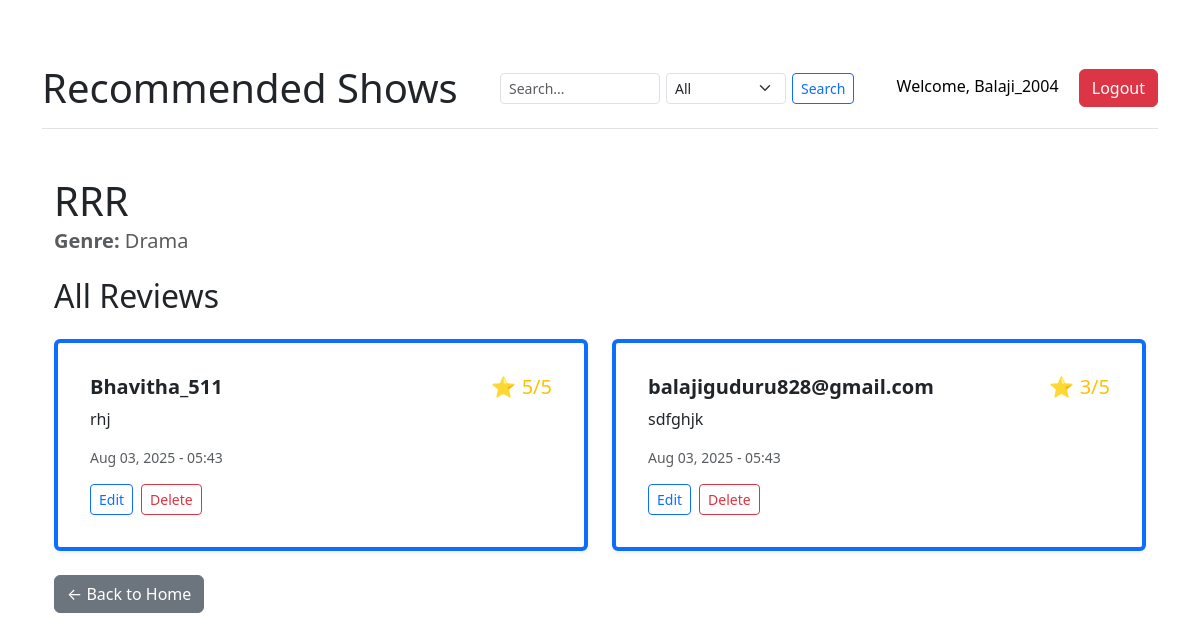
/reviews/1/ (signed in), run on the app's committed database.
### Recommendation/models.py (models this page shows, shortened)
class Show(models.Model):
    SHOW_TYPE_CHOICES = (
        ('Movie', 'Movie'),
        ('TV', 'TV Show'),
    )
    title = models.CharField(max_length=200)
    description = models.TextField()
    genre = models.CharField(max_length=100)
    show_type = models.CharField(max_length=10, choices=SHOW_TYPE_CHOICES)

class Review(models.Model):
    user = models.ForeignKey(User, on_delete=models.CASCADE)
    show = models.ForeignKey(Show, on_delete=models.CASCADE)
    review_text = models.TextField()
    rating = models.PositiveSmallIntegerField(default=1)
    created_at = models.DateTimeField(auto_now_add=True)
    class Meta:
        unique_together = ('user', 'show')

### Recommendation/views.py (the view)
# urls.py: path('reviews/<int:show_id>/', views.view_reviews, name='view_reviews'),
def view_reviews(request, show_id):
    show = get_object_or_404(Show, id=show_id)
    reviews = Review.objects.filter(show=show)
    return render(request, 'recommendations/view_reviews.html', {'show': show, 'reviews': reviews})

### Recommendation/templates/recommendations/view_reviews.html (shortened to what this page needs)
{% extends 'recommendations/base.html' %}
{% block content %}
<div class="container mt-5">
    <h1 class="mb-1">{{ show.title }}</h1>
    <h5 class="text-muted mb-4"><strong>Genre:</strong> {{ show.genre }}</h5>
    <h2 class="mb-4">All Reviews</h2>
    {% if reviews %}
        <div class="row row-cols-1 row-cols-md-2 g-4">
            {% for review in reviews %}
                <div class="col">
                    <div class="card p-3 h-100 shadow-sm border-primary border-start border-4">
                        <div class="card-body">
                            <h5 class="card-title">
                                <strong>{{ review.user.username }}</strong>
                                <span class="float-end text-warning">⭐ {{ review.rating }}/5</span>
                            </h5>
                            <p class="card-text">{{ review.review_text }}</p>
                            <p class="text-muted small">{{ review.created_at|date:"M d, Y - H:i" }}</p>
                            {% if user == review.user or user.is_staff %}
                                <div class="mt-2 d-flex gap-2">
                                    <a href="{% url 'edit_review' review.id %}" class="btn btn-sm btn-outline-primary">Edit</a>
                                    <a href="{% url 'delete_review' review.id %}" class="btn btn-sm btn-outline-danger">Delete</a>
                                </div>
                            {% endif %}
                        </div>
                    </div>
                </div>
            {% endfor %}
        </div>
    {% else %}
        <p class="text-muted">No reviews yet for this show.</p>
    {% endif %}
    <a href="/" class="btn btn-secondary mt-4">← Back to Home</a>
</div>
{% endblock %}

### Recommendation/templates/recommendations/base.html (shortened to what this page needs)
<!DOCTYPE html>
<html>
<head>
    <link href="https://cdn.jsdelivr.net/npm/bootstrap@5.3.0/dist/css/bootstrap.min.css" rel="stylesheet">
</head>
<body class="container mt-5">
    <div class="sticky-header">
        <div class="d-flex justify-content-between align-items-center">
            <h1 class="mb-0"><a href="{% url 'home' %}" class="text-decoration-none text-dark">Recommended Shows</a></h1>
            {% if user.is_authenticated %}
            <form action="{% url 'search' %}" method="get" class="d-flex align-items-center" style="gap: 6px;">
            <input class="form-control form-control-sm" type="search" name="q" placeholder="Search..." style="width: 160px;">
            <select name="category" class="form-select form-select-sm" style="width: 120px;">
                <option value="all">All</option>
            </select>
            <button class="btn btn-outline-primary btn-sm" type="submit">Search</button>
            </form>
            {% endif %}
            <div>
                {% if user.is_authenticated %}
                    <span class="me-3" style="color: black;">Welcome, {{ user.username }}</span>
                    <a href="/logout/" class="btn btn-danger">Logout</a>
                {% else %}
                    <a href="/login/" class="btn btn-primary me-2">Login</a>
                    <a href="/signup/" class="btn btn-success">Sign Up</a>
                {% endif %}
            </div>
        </div>
    </div>
    {% block content %}
    {% endblock %}
</body>
</html>

### Recommendation/templates/recommendations/base.html (style rules this page uses)
.sticky-header { position: sticky; top: 0; z-index: 1030; background-color: white; padding: 1rem 0; border-bottom: 1px solid #dee2e6; }

### data on the page
Show: title "RRR", genre "Drama"
Review: user.username "Bhavitha_511", rating "5", review_text "rhj", created_at "Aug 03, 2025 - 05:43", shows "Edit"
Review: user.username "balajiguduru828@gmail.com", rating "3", review_text "sdfghjk", created_at "Aug 03, 2025 - 05:43", shows "Edit"

### other printed values
{{ user.username }} "Balaji_2004"
